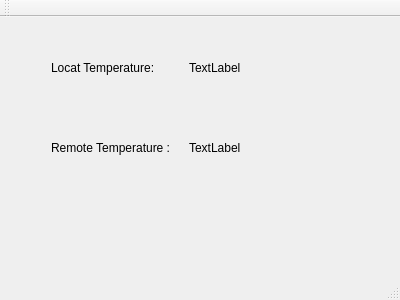
<?xml version="1.0" encoding="UTF-8"?>
<ui version="4.0">
 <class>MainWindow</class>
 <widget class="QMainWindow" name="MainWindow">
  <property name="geometry">
   <rect>
    <x>0</x>
    <y>0</y>
    <width>400</width>
    <height>300</height>
   </rect>
  </property>
  <property name="windowTitle">
   <string>MainWindow</string>
  </property>
  <widget class="QWidget" name="centralWidget">
   <widget class="QWidget" name="horizontalLayoutWidget">
    <property name="geometry">
     <rect>
      <x>40</x>
      <y>110</y>
      <width>291</width>
      <height>41</height>
     </rect>
    </property>
    <layout class="QHBoxLayout" name="horizontalLayout">
     <item>
      <widget class="QLabel" name="label_2">
       <property name="text">
        <string>Remote Temperature :</string>
       </property>
      </widget>
     </item>
     <item>
      <widget class="QLabel" name="lblRemoteTemp">
       <property name="text">
        <string>TextLabel</string>
       </property>
      </widget>
     </item>
    </layout>
   </widget>
   <widget class="QWidget" name="horizontalLayoutWidget_2">
    <property name="geometry">
     <rect>
      <x>40</x>
      <y>30</y>
      <width>291</width>
      <height>41</height>
     </rect>
    </property>
    <layout class="QHBoxLayout" name="horizontalLayout_2">
     <item>
      <widget class="QLabel" name="label">
       <property name="text">
        <string>Locat Temperature:</string>
       </property>
      </widget>
     </item>
     <item>
      <widget class="QLabel" name="lblLocalTemp">
       <property name="text">
        <string>TextLabel</string>
       </property>
      </widget>
     </item>
    </layout>
   </widget>
  </widget>
  <widget class="QMenuBar" name="menuBar">
   <property name="geometry">
    <rect>
     <x>0</x>
     <y>0</y>
     <width>400</width>
     <height>20</height>
    </rect>
   </property>
  </widget>
  <widget class="QToolBar" name="mainToolBar">
   <attribute name="toolBarArea">
    <enum>TopToolBarArea</enum>
   </attribute>
   <attribute name="toolBarBreak">
    <bool>false</bool>
   </attribute>
  </widget>
  <widget class="QStatusBar" name="statusBar"/>
 </widget>
 <layoutdefault spacing="6" margin="11"/>
 <resources/>
 <connections/>
</ui>
